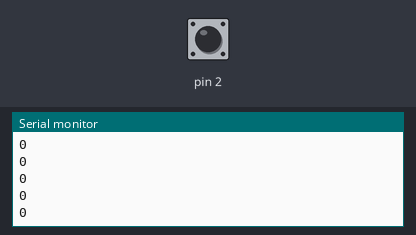
A sketch run on a simulated Arduino Uno, built with avr-gcc and run on an emulated ATmega328P. Parts: the last lines printed to the serial monitor. The test bench sets the inputs (shaded band); at power-on: pin 2 HIGH.

Above: at 1.2 s.
1.3 s: pin 2 pulled LOW for 0.15 s
At 2.4 s:
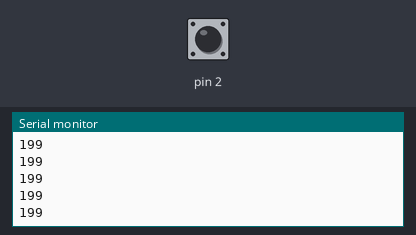
2.9 s: pin 2 pulled LOW for 1 s
At 4.0 s:
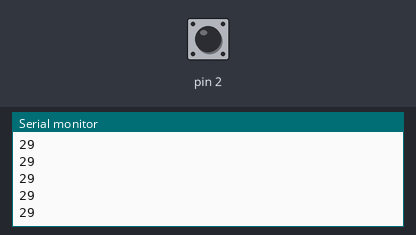
5.4 s: pin 2 pulled LOW for 0.15 s
At 6.2 s:
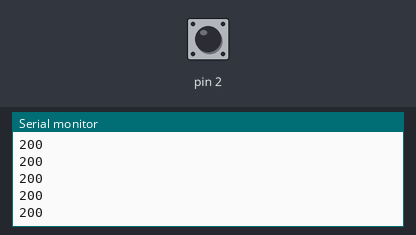
Timing chart, 0 to 8.4 s (numbered marks = the images above; inputs shaded):
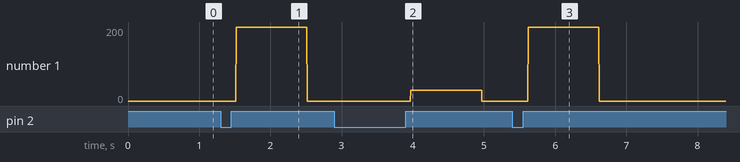

The sketch:

FanController.ino
```cpp
unsigned long toRpm(unsigned long pulseTime) {
  if(pulseTime < 15000) return 0;
  return 60000/(pulseTime*0.002);
}

unsigned long pulseTime;
unsigned long lastInterrupt;

void isr() {
  static unsigned long start = 0;
  if(!digitalRead(2)) start = micros();
  if(digitalRead(2)) pulseTime = micros()-start;
  lastInterrupt = millis();
}

void setup() {
  attachInterrupt(digitalPinToInterrupt(2), isr, CHANGE);
  pinMode(2, INPUT_PULLUP);
  Serial.begin(9600);
}

void loop() {
  if(lastInterrupt + 1000 < millis()) pulseTime = 0;
  Serial.println(toRpm(pulseTime));
}
```

Measured:
- after the input at 1.3 s, the serial monitor: prints a new line after 0.22 s (image 1)
- after the input at 2.9 s, the serial monitor: prints a new line after 1.1 s (image 2)
- after the input at 5.4 s, the serial monitor: prints a new line after 0.22 s (image 3)
